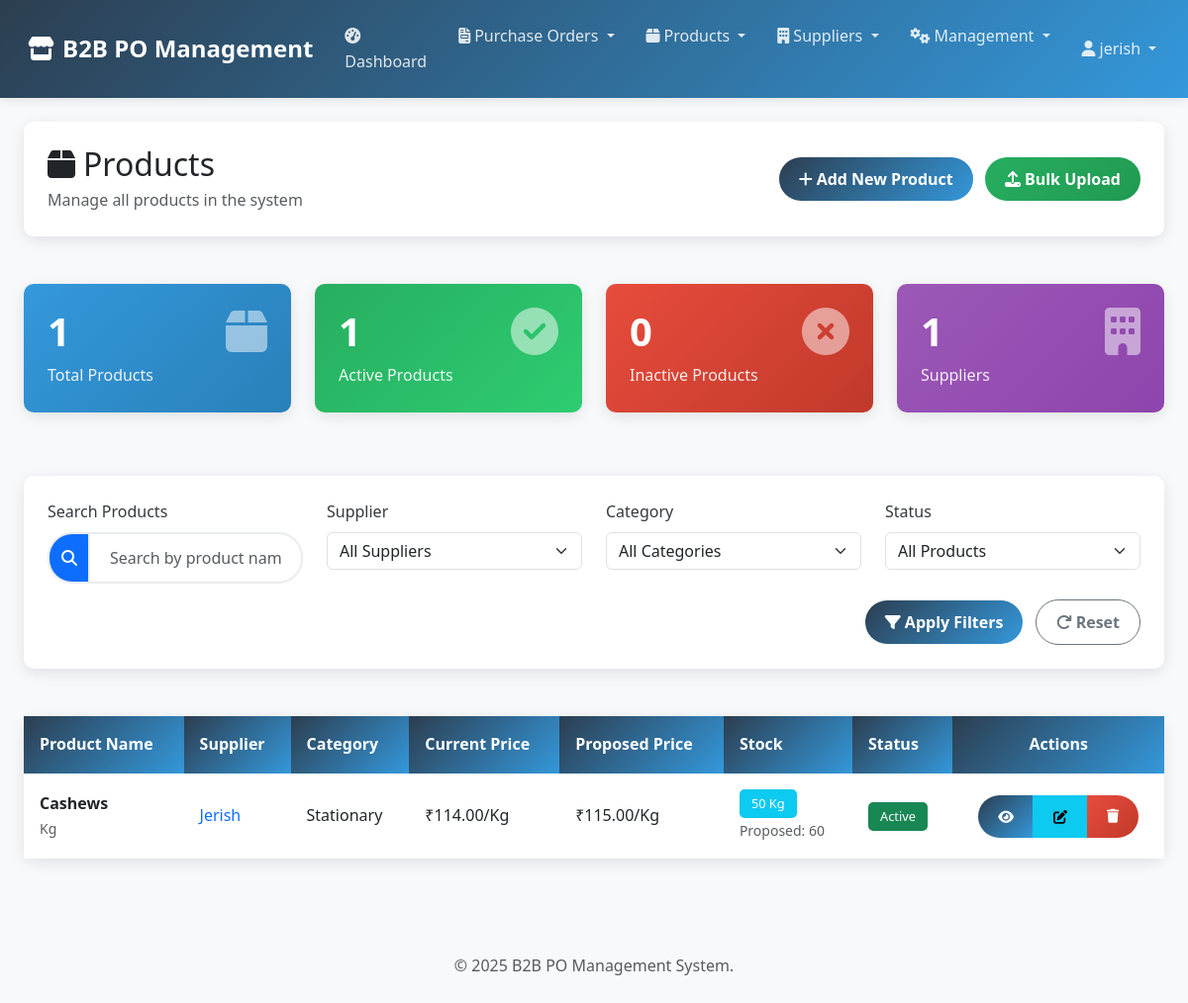
/products/ (signed in), run on an earlier commit of the app's database.
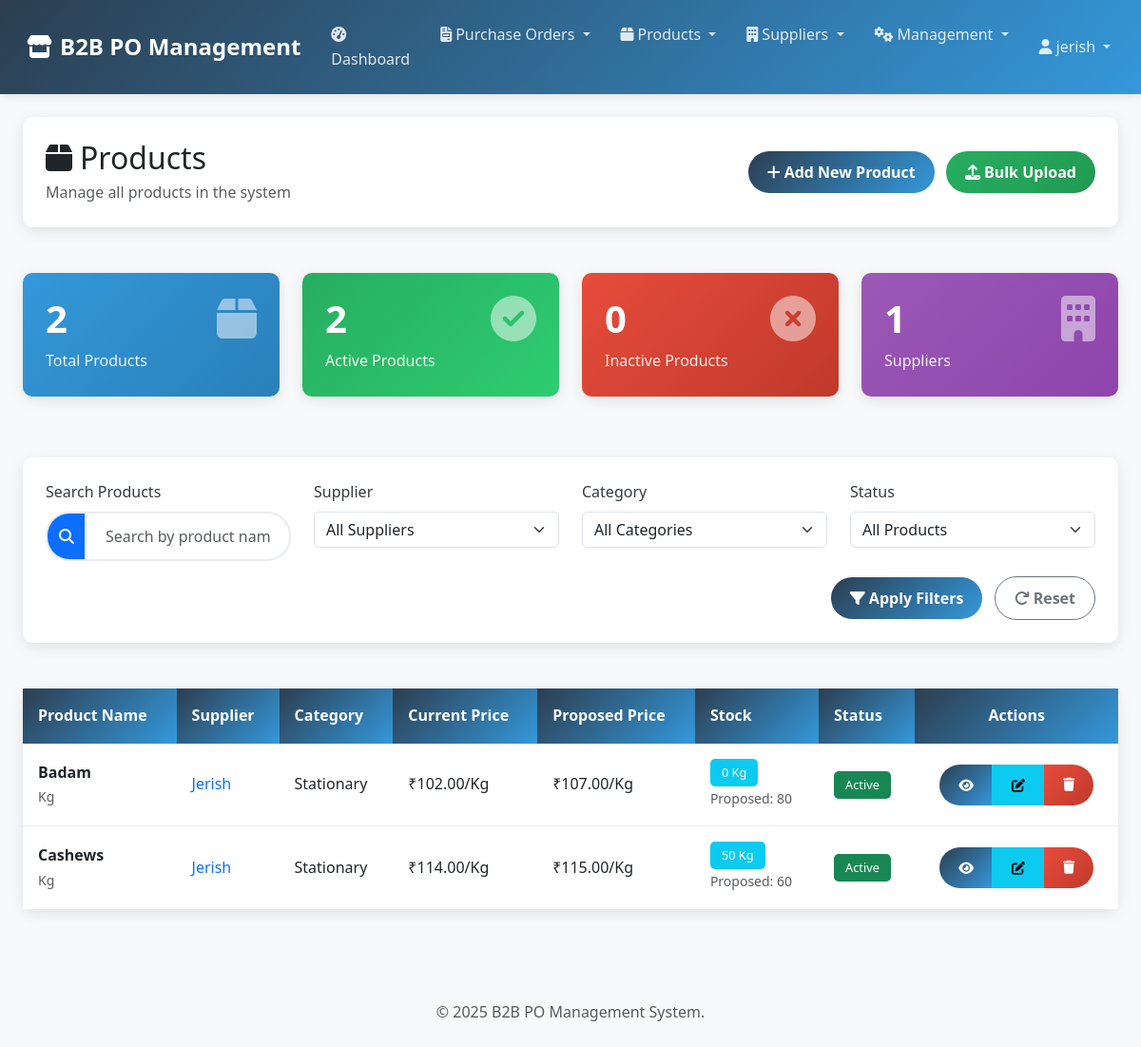
And on a later commit of the database.
### po_system/models.py (models this page shows, shortened)
class Product(models.Model):
    name = models.CharField(max_length=200)
    supplier = models.ForeignKey(Supplier, on_delete=models.CASCADE, related_name='products')
    category = models.ForeignKey(Category, on_delete=models.CASCADE)
    unit = models.CharField(max_length=20, default='Kg')
    current_price = models.DecimalField(max_digits=10, decimal_places=2, validators=[MinValueValidator(Decimal('0.01'))])
    proposed_price = models.DecimalField(max_digits=10, decimal_places=2, validators=[MinValueValidator(Decimal('0.01'))])
    proposed_stock = models.IntegerField(validators=[MinValueValidator(0)])
    description = models.TextField(blank=True)
    created_at = models.DateTimeField(default=timezone.now)  # Changed from auto_now_add
    updated_at = models.DateTimeField(auto_now=True)
    is_active = models.BooleanField(default=True)
    @property
    def current_stock(self):
        return sum(stock.quantity for stock in self.stocks.filter(shop__is_active=True))
    class Meta:
        unique_together = ['name', 'supplier']

class Supplier(models.Model):
    name = models.CharField(max_length=200, unique=True)
    email = models.EmailField()
    phone = models.CharField(max_length=15)
    address = models.TextField()
    contact_person = models.CharField(max_length=100)
    created_at = models.DateTimeField(default=timezone.now)  # Changed from auto_now_add
    updated_at = models.DateTimeField(auto_now=True)
    is_active = models.BooleanField(default=True)
    class Meta:
        ordering = ['name']

class Category(models.Model):
    name = models.CharField(max_length=100, unique=True)
    head_email = models.EmailField()
    head_name = models.CharField(max_length=100)
    created_at = models.DateTimeField(default=timezone.now)  # Changed from auto_now_add

class ProductStock(models.Model):
    product = models.ForeignKey(Product, on_delete=models.CASCADE, related_name='stocks')
    shop = models.ForeignKey(Shop, on_delete=models.CASCADE)
    quantity = models.IntegerField(validators=[MinValueValidator(0)])
    updated_at = models.DateTimeField(auto_now=True)
    class Meta:
        unique_together = ['product', 'shop']

### po_system/views.py (the view)
# urls.py: path('products/', views.product_list, name='product_list'),
@login_required
def product_list(request):
    query = request.GET.get('q', '')
    supplier_id = request.GET.get('supplier', '')
    category_id = request.GET.get('category', '')
    is_active = request.GET.get('is_active', 'all')
    products = Product.objects.select_related('supplier', 'category').order_by('name')
    if query:
        products = products.filter(
            Q(name__icontains=query) |
            Q(supplier__name__icontains=query) |
            Q(category__name__icontains=query)
        )
    if supplier_id:
        try:
            supplier_id = int(supplier_id)
            products = products.filter(supplier_id=supplier_id)
        except ValueError:
            pass
    if category_id:
        try:
            category_id = int(category_id)
            products = products.filter(category_id=category_id)
        except ValueError:
            pass
    if is_active == 'active':
        products = products.filter(is_active=True)
    elif is_active == 'inactive':
        products = products.filter(is_active=False)
    paginator = Paginator(products, 10)
    page = request.GET.get('page', 1)
    products_page = paginator.get_page(page)
    suppliers = Supplier.objects.filter(is_active=True).order_by('name')
    categories = Category.objects.all().order_by('name')
    context = {
        'products': products_page,
        'suppliers': suppliers,
        'categories': categories,
        'query': query,
        'supplier_id': supplier_id,
        'category_id': category_id,
        'is_active': is_active,
        'total_count': products.count(),
        'active_count': products.filter(is_active=True).count(),
        'inactive_count': products.filter(is_active=False).count(),
    }
    return render(request, 'po_system/product_list.html', context)

### templates/po_system/product_list.html (shortened to what the changed rows need)
{% extends 'po_system/base.html' %}
{% block content %}
<div class="container-fluid">
    <div class="row mb-4">
        <div class="col-12">
            <div class="card">
                <div class="card-body">
                    <div class="d-flex justify-content-between align-items-center">
                        <div>
                            <h2 class="mb-1">
                                <i class="fas fa-box me-2"></i>Products
                            </h2>
                        </div>
                    </div>
                </div>
            </div>
        </div>
    </div>
    <div class="row mb-4">
        <div class="col-md-3 mb-3">
            <div class="stats-card" style="background: linear-gradient(135deg, #3498db, #2980b9);">
                <div class="d-flex justify-content-between">
                    <div>
                        <h3>{{ total_count }}</h3>
                        <p class="mb-0">Total Products</p>
                    </div>
                </div>
            </div>
        </div>
        <div class="col-md-3 mb-3">
            <div class="stats-card" style="background: linear-gradient(135deg, #27ae60, #2ecc71);">
                <div class="d-flex justify-content-between">
                    <div>
                        <h3>{{ active_count }}</h3>
                        <p class="mb-0">Active Products</p>
                    </div>
                </div>
            </div>
        </div>
    </div>
    <div class="row">
        <div class="col-12">
            <div class="card">
                <div class="card-body p-0">
                    <div class="table-responsive">
                        <table class="table table-hover mb-0">
                            <thead>
                                <tr>
                                    <th>Product Name</th>
                                    <th>Supplier</th>
                                    <th>Category</th>
                                    <th>Current Price</th>
                                    <th>Proposed Price</th>
                                    <th>Stock</th>
                                    <th>Status</th>
                                    <th class="text-center">Actions</th>
                                </tr>
                            </thead>
                            <tbody>
                                {% for product in products %}
                                <tr>
                                    <td>
                                        <strong>{{ product.name }}</strong>
                                        <br><small class="text-muted">{{ product.unit }}</small>
                                    </td>
                                    <td>
                                        <a href="{% url 'po_system:supplier_products' product.supplier.id %}">
                                            {{ product.supplier.name }}
                                        </a>
                                    </td>
                                    <td>{{ product.category.name }}</td>
                                    <td>₹{{ product.current_price }}/{{ product.unit }}</td>
                                    <td>₹{{ product.proposed_price }}/{{ product.unit }}</td>
                                    <td>
                                        <span class="badge bg-info">{{ product.current_stock }} {{ product.unit }}</span>
                                        <br><small class="text-muted">Proposed: {{ product.proposed_stock }}</small>
                                    </td>
                                    <td>
                                        {% if product.is_active %}
                                        <span class="badge bg-success">Active</span>
                                        {% else %}
                                        <span class="badge bg-danger">Inactive</span>
                                        {% endif %}
                                    </td>
                                    <td class="text-center">
                                        <div class="btn-group">
                                            <button class="btn btn-sm btn-primary" onclick="viewProduct({{ product.id }})" title="View Details">
                                                <i class="fas fa-eye"></i>
                                            </button>
                                            <a href="{% url 'po_system:product_edit' product.id %}" class="btn btn-sm btn-info" title="Edit">
                                                <i class="fas fa-edit"></i>
                                            </a>
                                            <a href="{% url 'po_system:product_delete' product.id %}" class="btn btn-sm btn-danger" title="Delete">
                                                <i class="fas fa-trash"></i>
                                            </a>
                                        </div>
                                    </td>
                                </tr>
                                {% endfor %}
                            </tbody>
                        </table>
                    </div>
                </div>
            </div>
        </div>
    </div>
</div>
{% endblock %}

What changed in the data, as far as the page shows it:
added Product: name "Badam", unit "Kg", supplier.name "Jerish", category.name "Stationary", current_price "102.00", proposed_price "107.00", current_stock "0", proposed_stock "80", is_active "Active"
Also different on the page:
{{ total_count }}: "1" → "2"
{{ active_count }}: "1" → "2"
